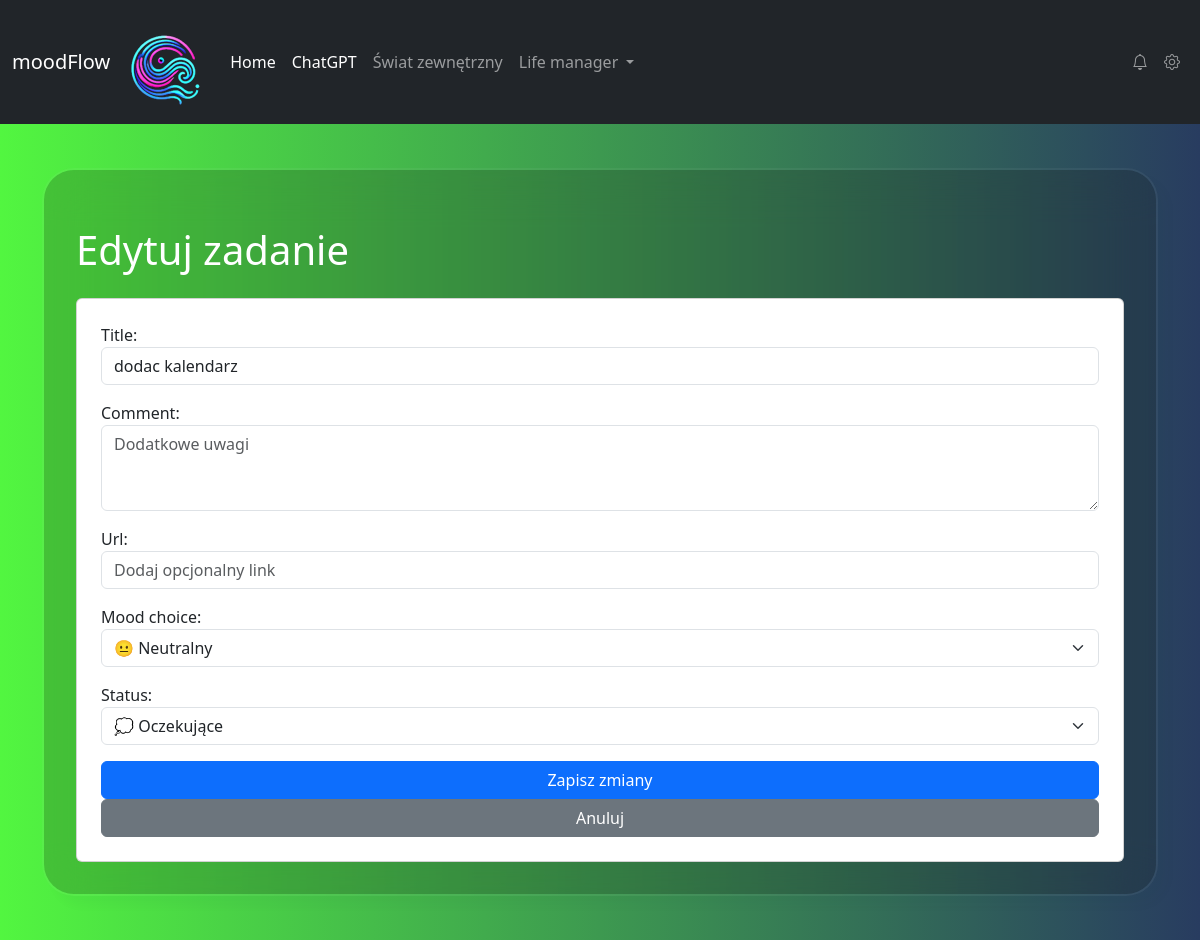
The page /edit/28/ on the database as committed earlier.
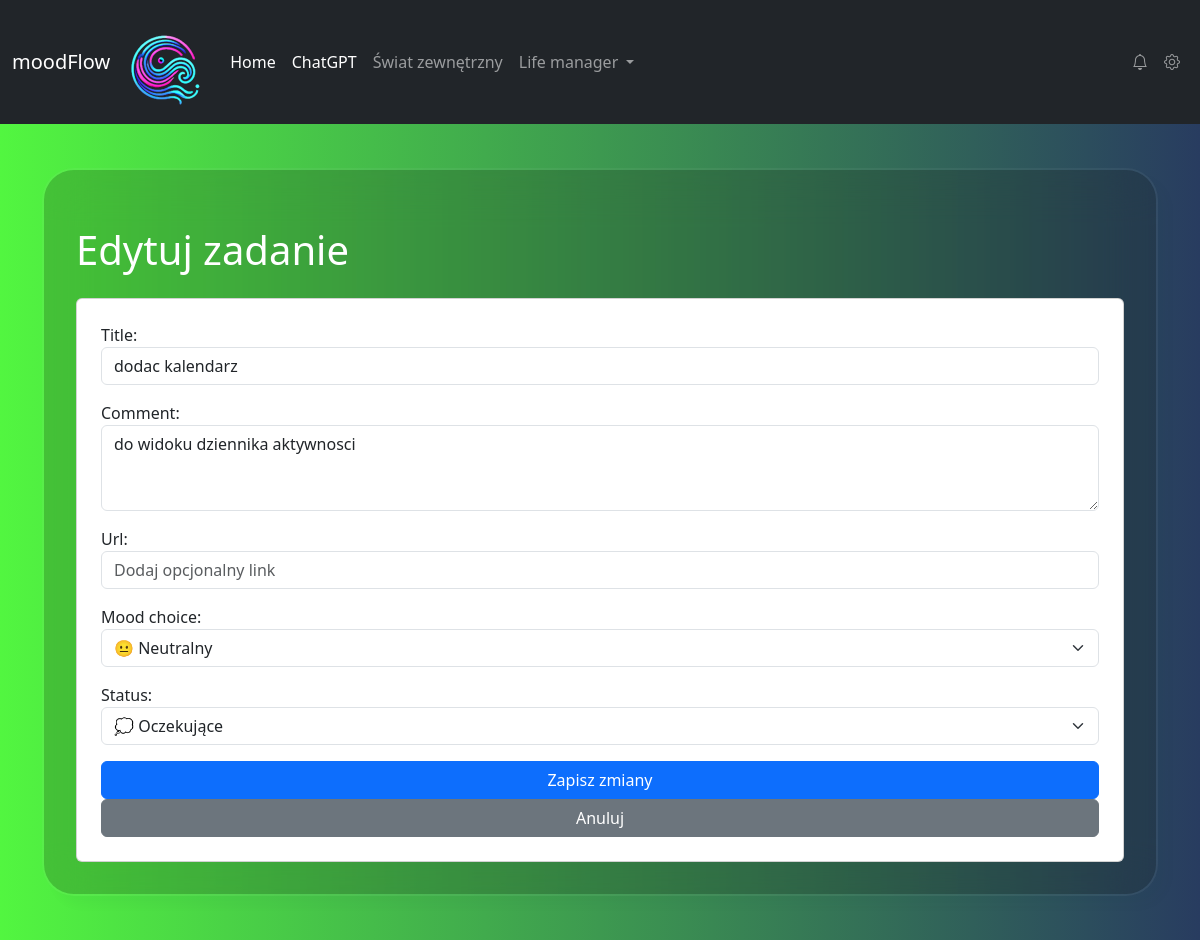
The same page on the database as committed later.
### myapp/models.py (models this page shows, shortened)
class Task(models.Model):
    title = models.CharField(max_length=255)
    comment = models.TextField(blank=True, null=True)
    url = models.URLField(null=True, blank=True)
    mood_choice = models.CharField(choices=MOOD_CHOICES, max_length=20, default="neutral")
    status = models.CharField(choices=IDEA_STATUS, max_length=30, default="pending")
    created_at = models.DateTimeField(auto_now_add=True)
    updated_at = models.DateTimeField(null=True, blank=True)

### myapp/views.py (the view)
# urls.py: path('edit/<int:task_id>/', edit_task, name='edit_task'),  # Edycja zadania
def edit_task(request, task_id):
    task = get_object_or_404(Task, id=task_id)
    if request.method == "POST":
        form = TaskForm(request.POST, instance=task)
        if form.is_valid():
            task = form.save(commit=False)
            task.updated_at = timezone.now()
            task.save()
            return redirect("todo_list")
    else:
        form = TaskForm(instance=task)
    return render(request, "myapp/edit_task.html", {"form": form, "task": task})

### myapp/forms.py
class TaskForm(forms.ModelForm):
    class Meta:
        model = Task
        fields = ["title", "comment", "url", "mood_choice", "status"]  # fields inside form
        widgets = {
            "title": forms.TextInput(attrs={"class": "form-control", "placeholder": "Wpisz tytuł zadania"}),
            "comment": forms.Textarea(attrs={"class": "form-control", "rows": 3, "placeholder": "Dodatkowe uwagi"}),
            "url": forms.URLInput(attrs={"class": "form-control", "placeholder": "Dodaj opcjonalny link"}),
            "mood_choice": forms.Select(attrs={"class": "form-select"}),
            "status": forms.Select(attrs={"class": "form-select"}),
        }

### myapp/templates/myapp/edit_task.html (shortened to what this page needs)
{% extends 'base.html' %}
{% block content %}
    <h1 class="my-4">Edytuj zadanie</h1>
    <form method="POST" class="card p-4">
        {{ form.as_p }}
        <button type="submit" class="btn btn-primary">Zapisz zmiany</button>
        <a href="{% url 'todo_list' %}" class="btn btn-secondary">Anuluj</a>
    </form>
{% endblock %}

Rows that differ between the two databases and show on the page:
changed Task "dodac kalendarz": comment (not shown) → "do widoku dziennika aktywnosci"
